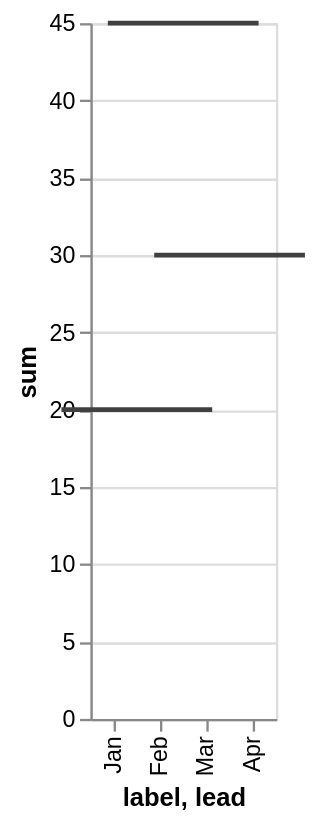

Source (Vega-Lite JSON):
### Vega-Lite specification from a JSON file in a GitHub repository (floating-point values rounded to 4 significant figures)
{"$schema": "https://vega.github.io/schema/vega-lite/v6.json", "description": "A rule spanning from one category to the next, which is a horizontal rule because its second position is on x — the axis a mark measures along is the one its two ends are given on.", "data": {"values": [{"label": "Jan", "sum": 20, "lead": "Feb"}, {"label": "Feb", "sum": 45, "lead": "Mar"}, {"label": "Mar", "sum": 30, "lead": "Apr"}]}, "layer": [{"mark": {"type": "rule", "color": "#404040", "opacity": 1, "strokeWidth": 2, "xOffset": -22.5, "x2Offset": 22.5}, "encoding": {"x2": {"field": "lead"}, "y": {"field": "sum", "type": "quantitative"}}}], "encoding": {"x": {"field": "label", "type": "ordinal", "sort": null}}}
